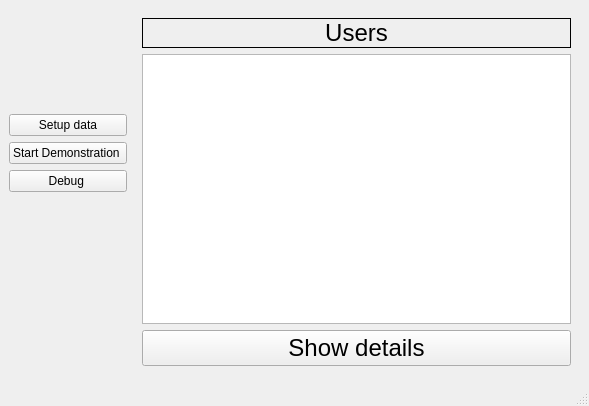
<?xml version="1.0" encoding="UTF-8"?>
<ui version="4.0">
 <class>MainWindow</class>
 <widget class="QMainWindow" name="MainWindow">
  <property name="geometry">
   <rect>
    <x>0</x>
    <y>0</y>
    <width>589</width>
    <height>406</height>
   </rect>
  </property>
  <property name="windowTitle">
   <string>MainWindow</string>
  </property>
  <widget class="QWidget" name="centralwidget">
   <layout class="QGridLayout" name="gridLayout_2">
    <item row="0" column="0">
     <layout class="QVBoxLayout" name="verticalLayout_2">
      <item>
       <spacer name="verticalSpacer_2">
        <property name="orientation">
         <enum>Qt::Vertical</enum>
        </property>
        <property name="sizeHint" stdset="0">
         <size>
          <width>20</width>
          <height>40</height>
         </size>
        </property>
       </spacer>
      </item>
      <item>
       <widget class="QPushButton" name="setup_data">
        <property name="text">
         <string>Setup data</string>
        </property>
       </widget>
      </item>
      <item>
       <widget class="QPushButton" name="start_demonstration">
        <property name="text">
         <string>Start Demonstration </string>
        </property>
       </widget>
      </item>
      <item>
       <widget class="QPushButton" name="pushButton">
        <property name="text">
         <string>Debug </string>
        </property>
       </widget>
      </item>
     </layout>
    </item>
    <item row="0" column="1" rowspan="2">
     <widget class="QWidget" name="widget" native="true">
      <layout class="QGridLayout" name="gridLayout">
       <item row="0" column="0">
        <layout class="QVBoxLayout" name="verticalLayout">
         <item>
          <widget class="QLabel" name="users_label">
           <property name="font">
            <font>
             <pointsize>18</pointsize>
            </font>
           </property>
           <property name="frameShape">
            <enum>QFrame::Panel</enum>
           </property>
           <property name="text">
            <string>Users</string>
           </property>
           <property name="alignment">
            <set>Qt::AlignCenter</set>
           </property>
          </widget>
         </item>
         <item>
          <widget class="QListWidget" name="listWidget">
           <property name="font">
            <font>
             <pointsize>18</pointsize>
            </font>
           </property>
          </widget>
         </item>
         <item>
          <widget class="QPushButton" name="Show_details_button">
           <property name="font">
            <font>
             <pointsize>18</pointsize>
            </font>
           </property>
           <property name="text">
            <string>Show details</string>
           </property>
          </widget>
         </item>
        </layout>
       </item>
      </layout>
     </widget>
    </item>
    <item row="1" column="0">
     <spacer name="verticalSpacer">
      <property name="orientation">
       <enum>Qt::Vertical</enum>
      </property>
      <property name="sizeHint" stdset="0">
       <size>
        <width>20</width>
        <height>158</height>
       </size>
      </property>
     </spacer>
    </item>
   </layout>
  </widget>
  <widget class="QMenuBar" name="menubar">
   <property name="geometry">
    <rect>
     <x>0</x>
     <y>0</y>
     <width>589</width>
     <height>22</height>
    </rect>
   </property>
  </widget>
  <widget class="QStatusBar" name="statusbar"/>
 </widget>
 <resources/>
 <connections/>
</ui>
